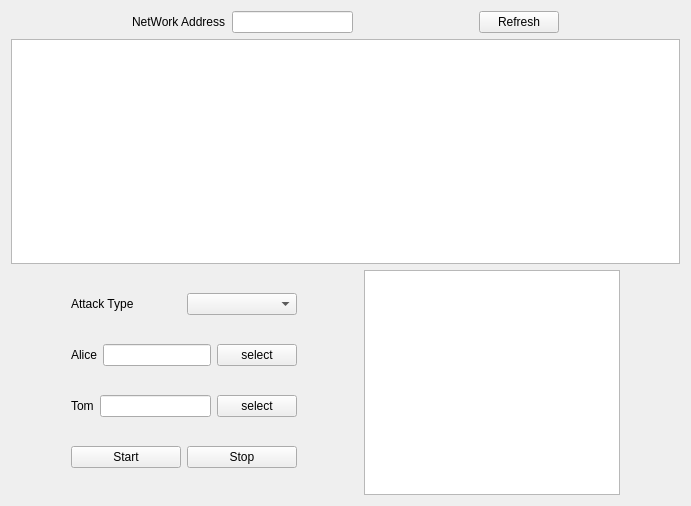
<?xml version="1.0" encoding="UTF-8"?>
<ui version="4.0">
 <class>arpWidget</class>
 <widget class="QWidget" name="arpWidget">
  <property name="geometry">
   <rect>
    <x>0</x>
    <y>0</y>
    <width>691</width>
    <height>506</height>
   </rect>
  </property>
  <property name="windowTitle">
   <string>Form</string>
  </property>
  <layout class="QVBoxLayout" name="verticalLayout_3">
   <item>
    <layout class="QVBoxLayout" name="verticalLayout_2">
     <item>
      <layout class="QHBoxLayout" name="horizontalLayout">
       <item>
        <spacer name="horizontalSpacer_5">
         <property name="orientation">
          <enum>Qt::Horizontal</enum>
         </property>
         <property name="sizeHint" stdset="0">
          <size>
           <width>40</width>
           <height>20</height>
          </size>
         </property>
        </spacer>
       </item>
       <item>
        <widget class="QLabel" name="NetWorkAddress">
         <property name="text">
          <string>NetWork Address</string>
         </property>
        </widget>
       </item>
       <item>
        <widget class="QLineEdit" name="NAinput"/>
       </item>
       <item>
        <spacer name="horizontalSpacer">
         <property name="orientation">
          <enum>Qt::Horizontal</enum>
         </property>
         <property name="sizeHint" stdset="0">
          <size>
           <width>40</width>
           <height>20</height>
          </size>
         </property>
        </spacer>
       </item>
       <item>
        <widget class="QPushButton" name="refresh">
         <property name="text">
          <string>Refresh</string>
         </property>
        </widget>
       </item>
       <item>
        <spacer name="horizontalSpacer_6">
         <property name="orientation">
          <enum>Qt::Horizontal</enum>
         </property>
         <property name="sizeHint" stdset="0">
          <size>
           <width>40</width>
           <height>20</height>
          </size>
         </property>
        </spacer>
       </item>
      </layout>
     </item>
     <item>
      <widget class="QTableView" name="ip_mac_table"/>
     </item>
     <item>
      <layout class="QHBoxLayout" name="horizontalLayout_6">
       <item>
        <spacer name="horizontalSpacer_3">
         <property name="orientation">
          <enum>Qt::Horizontal</enum>
         </property>
         <property name="sizeHint" stdset="0">
          <size>
           <width>40</width>
           <height>20</height>
          </size>
         </property>
        </spacer>
       </item>
       <item>
        <layout class="QVBoxLayout" name="verticalLayout">
         <item>
          <layout class="QHBoxLayout" name="horizontalLayout_5">
           <item>
            <widget class="QLabel" name="label">
             <property name="text">
              <string>Attack Type</string>
             </property>
            </widget>
           </item>
           <item>
            <widget class="QComboBox" name="attacktypeinput"/>
           </item>
          </layout>
         </item>
         <item>
          <layout class="QHBoxLayout" name="horizontalLayout_2">
           <item>
            <widget class="QLabel" name="label_2">
             <property name="text">
              <string>Alice</string>
             </property>
            </widget>
           </item>
           <item>
            <widget class="QLineEdit" name="aliceip"/>
           </item>
           <item>
            <widget class="QPushButton" name="selectasAlice">
             <property name="text">
              <string>select</string>
             </property>
            </widget>
           </item>
          </layout>
         </item>
         <item>
          <layout class="QHBoxLayout" name="horizontalLayout_3">
           <item>
            <widget class="QLabel" name="label_3">
             <property name="text">
              <string>Tom</string>
             </property>
            </widget>
           </item>
           <item>
            <widget class="QLineEdit" name="tomip"/>
           </item>
           <item>
            <widget class="QPushButton" name="selectasTom">
             <property name="text">
              <string>select</string>
             </property>
            </widget>
           </item>
          </layout>
         </item>
         <item>
          <layout class="QHBoxLayout" name="horizontalLayout_4">
           <item>
            <widget class="QPushButton" name="startbutton">
             <property name="text">
              <string>Start</string>
             </property>
            </widget>
           </item>
           <item>
            <widget class="QPushButton" name="stopbutton">
             <property name="text">
              <string>Stop</string>
             </property>
            </widget>
           </item>
          </layout>
         </item>
        </layout>
       </item>
       <item>
        <spacer name="horizontalSpacer_4">
         <property name="orientation">
          <enum>Qt::Horizontal</enum>
         </property>
         <property name="sizeHint" stdset="0">
          <size>
           <width>40</width>
           <height>20</height>
          </size>
         </property>
        </spacer>
       </item>
       <item>
        <widget class="QTextBrowser" name="textBrowser"/>
       </item>
       <item>
        <spacer name="horizontalSpacer_2">
         <property name="orientation">
          <enum>Qt::Horizontal</enum>
         </property>
         <property name="sizeHint" stdset="0">
          <size>
           <width>40</width>
           <height>20</height>
          </size>
         </property>
        </spacer>
       </item>
      </layout>
     </item>
    </layout>
   </item>
  </layout>
 </widget>
 <resources/>
 <connections/>
</ui>
